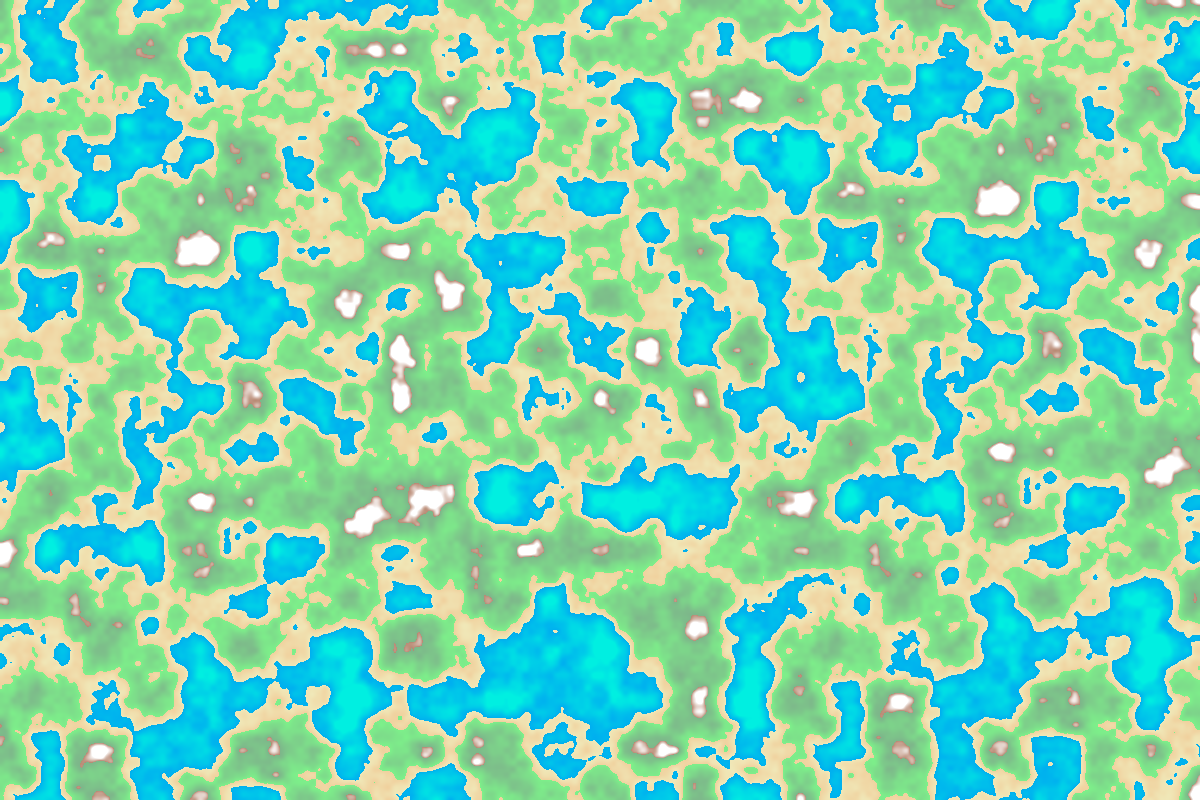
Frame 1 (no input)
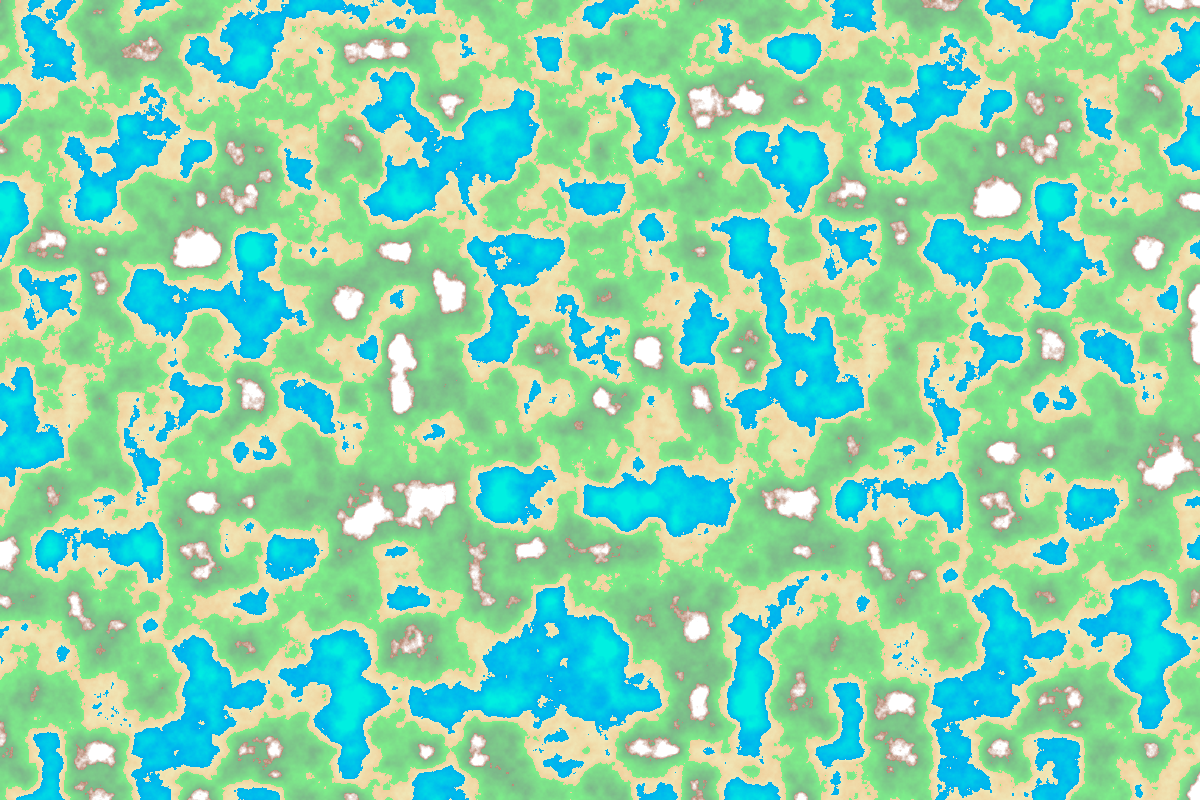
Frame 2 (the mouse pressed at the canvas centre, redrawn once)

The p5.js sketch that drew these frames (run headless with seeded random() and noise() and a simulated clock; the mouse was pressed at the canvas centre and the sketch redrawn once):

// p5.js sketch
// ── sketch.js

class TerrainType {
  constructor(minHeight, maxHeight, minColor, maxColor, lerpAdjustment = 0){
    this.minHeight = minHeight;
    this.maxHeight = maxHeight;
    this.minColor = minColor;
    this.maxColor = maxColor;
    this.lerpAdjustment = lerpAdjustment;
  }
}

let sliderZoom;
let sliderNoise;

let waterTerrain;
let sandTerrain;
let grassTerrain;
let mountainTerrain;

function setup() {
  createCanvas(windowWidth, 800);
  background(200);
  btnSave();
  createSliders();
  createTerrain();
  noLoop();
}


function draw() {
  drawMap();
  addNoise(sliderNoise.value());
}


function drawMap(){
  let zoomFactor = sliderZoom.value();
  for (let x = 0; x < width; x++) {
    for (let y = 0; y < height; y++) {
      const noiseValue = noise(x/zoomFactor, y/zoomFactor);
      let terrainColor;
      
      if (noiseValue < waterTerrain.maxHeight){
        terrainColor = getTerrainColor(noiseValue, waterTerrain);
      } else if (noiseValue < sandTerrain.maxHeight){
        terrainColor = getTerrainColor(noiseValue, sandTerrain);
      } else if (noiseValue < grassTerrain.maxHeight){
        terrainColor = getTerrainColor(noiseValue, grassTerrain);
      } else {
        terrainColor = getTerrainColor(noiseValue, mountainTerrain);
      }  
      set(x, y, terrainColor)
    }
  }
  updatePixels();
}



// ── config.js
function btnSave(){
    btnZoom = createButton('Aplicar alterações')
    btnZoom.position(20, 900);
    btnZoom.mousePressed(redraw);
    btnSeed = createButton('Gerar outro mapa');
    btnSeed.mousePressed(generateSeed);
  }
  
  function createSliders(){
    sliderZoom = createSlider(20, 100, 50);
    sliderNoise = createSlider(3, 20, 7);
    sliderNoise.position(0, 850);
  }
  
  function createTerrain(){
    waterTerrain = new TerrainType(0.2, 0.4, color(0, 239, 225), color(0, 175, 239));
    sandTerrain = new TerrainType(0.4, 0.5, color(240, 232, 184), color(240, 209, 158));
    grassTerrain = new TerrainType(0.5, 0.7, color(125, 240, 138), color(125, 182, 138));
    mountainTerrain = new TerrainType(0.7, 0.75, color(184, 137, 115), color(255, 255, 255));
  }
  
  function getTerrainColor(noiseValue, mapType){
    const normalized = normalize(noiseValue, mapType.maxHeight, mapType.minHeight);
    return lerpColor(mapType.minColor, mapType.maxColor, mapType.lerpAdjustment + normalized);
  }
  
  function normalize(value, max, min) {
    if (value > max) {
      return 1;
    }
    if (value < min) {
      return 0;
    }
  
    return (value - min) / (max - min);
  }
  
  function addNoise(valor){
    noiseDetail(valor, 0.5);
  }
  
  function generateSeed(){
    noiseSeed(millis());
    drawMap();
    console.log('teste');
}
